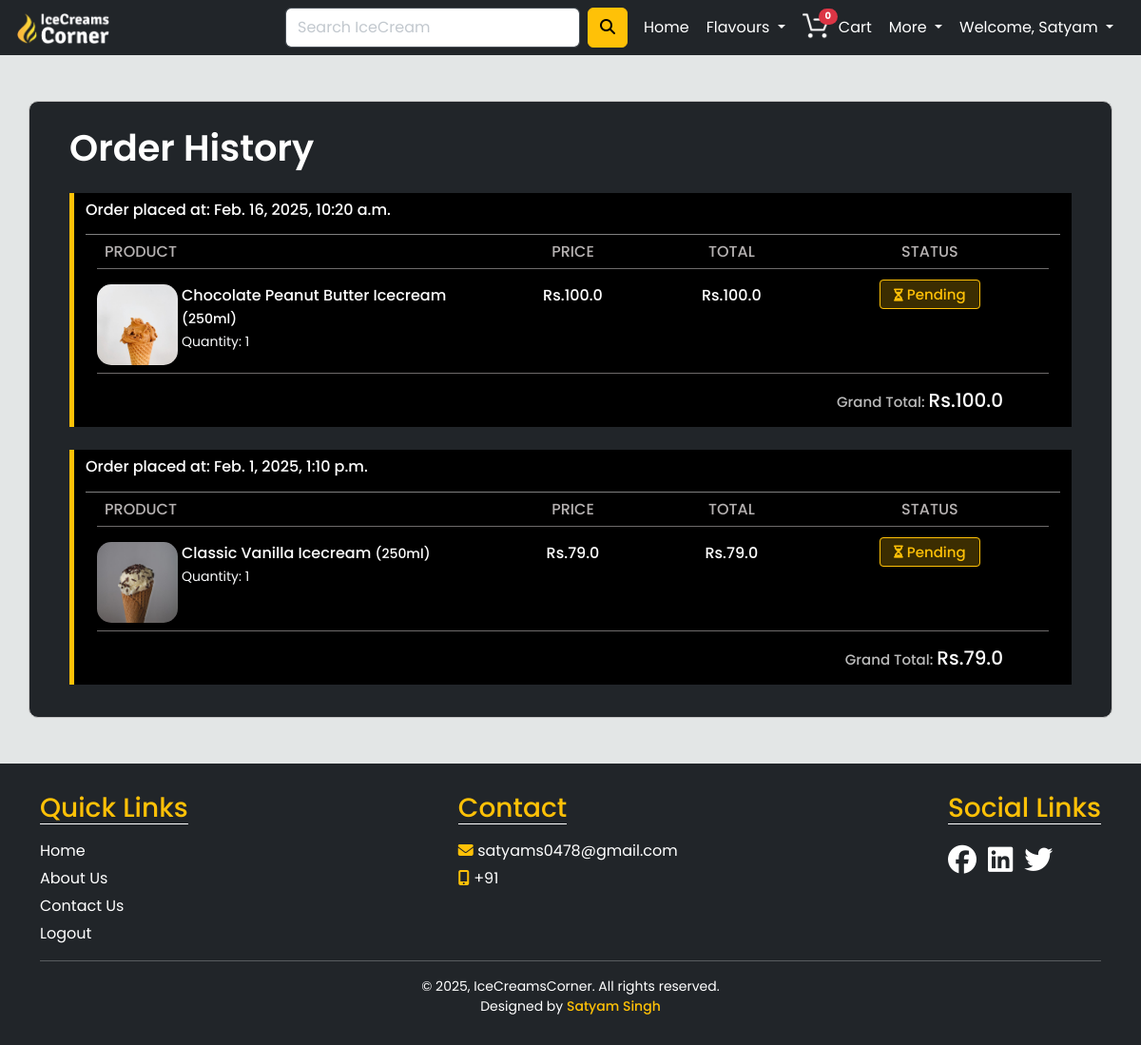
Screenshot of /orders/ (signed in) with the database file from the repository.
### store/models.py (models this page shows, shortened)
class Order(models.Model):
    date = models.DateTimeField(auto_now_add=True)
    total = models.FloatField()
    address = models.TextField()
    phone_number = models.CharField(max_length=15)
    user = models.ForeignKey(User, on_delete=models.CASCADE)

class OrderItem(models.Model):
    quantity = models.PositiveIntegerField(default=1)
    total = models.FloatField()
    is_delivered = models.BooleanField(default=False)
    icecream = models.ForeignKey(IceCream, on_delete=models.CASCADE)
    user = models.ForeignKey(User, on_delete=models.CASCADE)
    order = models.ForeignKey(Order, on_delete=models.CASCADE)

class IceCream(models.Model):
    name = models.CharField(max_length=100)
    volume = models.CharField(max_length=20)  # e.g., "100ml", "250ml"
    price = models.FloatField()
    image= models.ImageField(upload_to='icecream_imgs', default="" )
    user_quantity = models.PositiveIntegerField(default=1)  # User-selected quantity
    category= models.ForeignKey(Category, default=1, on_delete=models.CASCADE)
    total_quantity = models.PositiveIntegerField(default=0)
    sold_quantity = models.PositiveIntegerField(default=0)

### store/views.py (the view)
# urls.py: path('orders/', orders_view, name='orders'),
@login_required(login_url='login')
def orders_view(request):
    return render(request, 'orders.html', {'is_any_order' : Order.objects.filter(user_id=request.user.id).exists(),
     'orders': Order.objects.filter(user_id=request.user.id).order_by('-date'),
     'order_items': OrderItem.objects.filter(user_id=request.user.id)
     })

### store/views.py (called while the page is built)
def get_all_categories(request):
    return {"categories": Category.objects.all()}

def get_cart_items_count(request):
    return {'cart_items_count': Cart.objects.filter(user_id= request.user.id).aggregate(Sum('quantity'))['quantity__sum']}

### templates/orders.html (shortened to what this page needs)
{% extends "base.html" %}
{% block content %}
<section class="container orders-section my-5">
    {% if is_any_order %}
    <div class="order-div">
        <h2 class="my-3 text-white"><big>Order History</big></h2>
        {% for order in orders %}
        <div class="order my-4 bg-black">
            <div class="container">
                <div class="order-placed-details">
                    <h6 class="text-white py-2">Order placed at: {{order.date}}</h6>
                </div>
                <div class="order-large-screen container mt-2 bg-black ">
                    <div class="order-headings mb-2">
                        <div class="col-5">
                            <h6 class="ms-2">PRODUCT</h6>
                        </div>
                        <div class="col-2 text-center">
                            <h6>PRICE</h6>
                        </div>
                        <div class="col-2 text-center">
                            <h6>TOTAL</h6>
                        </div>
                        <div class="col-3 text-center">
                            <h6>STATUS</h6>
                        </div>
                    </div>
                    {% for order_item in order_items %}
                    {% if order.id == order_item.order_id %}
                    <div class="order-main-content mb-2 py-2">
                        <div class="order-img-name-qty col-5">
                            <img src="{{order_item.icecream.image.url}}" height="85px" style="border-radius: 15px;"
                                alt="">
                            <div class="order-name-qty ms-1">
                                <p class="mb-0">{{order_item.icecream.name}} <small>({{order_item.icecream.volume}})</small></p>
                                <small class="text-light">Quantity: {{order_item.quantity}}</small>
                            </div>
                        </div>
                        <div class="order-price col-2 text-center">
                            <p>Rs.{{order_item.icecream.price}}</p>
                        </div>
                        <div class="order-total-price col-2 text-center">
                            <p>Rs.{{order_item.total}}</p>
                        </div>
                        <div class="order-status col-3 text-center">
                            {% if order_item.is_delivered %}
                            <p><span class="my-0 text-success order-delivered"><i class="fas fa-check-circle"></i>
                                    Delivered</span>
                            </p>
                            {% else %}
                            <p><span class="my-0 text-warning order-pending">
                                    Pending</span></p>
                            {% endif %}
                        </div>
                    </div>
                    {% endif %}
                    {% endfor %}
                </div>
                <div class="grand-total py-2">
                    <h6>Grand Total: <span>Rs.{{order.total}}</span></h6>
                </div>
            </div>
        </div>
        {% endfor %}
    </div>
    {% else %}
    <div class="empty-orders-history d-flex justify-content-center align-items-center">
        <h1 class="display-3 text-center"><b>You have no Order history</b></h2>
    </div>
    {% endif %}
</section>
{% endblock content %}

### templates/common_navbar.html (shortened to what this page needs)
<li class="nav-item home-link">
    <a class="nav-link active" aria-current="page" href="{% url 'home' %}">Home</a>
</li>
<li class="nav-item dropdown">
    <a class="nav-link dropdown-toggle" href="#" role="button" data-bs-toggle="dropdown" aria-expanded="false">
        Flavours
    </a>
</li>
{% if request.user.is_authenticated %}
<li class="nav-item cart">
    <a class="nav-link {% if request.path == '/cart/' %}active{% endif %}" href="{% url 'cart' %}">
        <div id="cart-icon"><img src="/static/img/cart.png" alt=""></div> <span class="badge bg-danger rounded-pill">
            {% if cart_items_count != None %}
            {{cart_items_count}}
            {% else %}
            0
            {% endif %}</span>
        <div>Cart</div>
    </a>
</li>
<li class="nav-item dropdown">
    <a class="nav-link dropdown-toggle" href="#" role="button" data-bs-toggle="dropdown" aria-expanded="false">
        More
    </a>
</li>
{% endif %}
{% if request.user.is_authenticated %}
<li class="nav-item dropdown">
    <a class="nav-link dropdown-toggle" href="#" role="button" data-bs-toggle="dropdown" aria-expanded="false">
        Welcome, {{user.first_name}}
    </a>
</li>
{% endif %}

### static/css/style.css (style rules this page uses)
* { box-sizing: border-box; }
body { background-color: #E3E6E6; margin: 0; padding: 0; font-family: 'Poppins', sans-serif; }
.navbar1 a, .navbar2 a { color: white; }
.navbar1 .nav-link, .navbar-brand { height: 42px; border: 1px solid transparent; border-radius: 2px; }
.navbar1 a, .navbar2 a { font-family: 'Poppins', sans-serif; }
.cart #cart-icon>img { width: 28px; filter: invert(100%); margin-right: -18px; position: relative; bottom: 4px; }
.cart div { display: inline-block; vertical-align: top; }
.cart span { font-size: 10px; position: relative; top: -14px; left: 3px; }
.orders-section { background-color: #212529; border: 1px solid rgb(197, 197, 197); border-radius: 10px; }
.orders-section h2 { font-family: 'Poppins', sans-serif; font-weight: 600; }
.order-div { margin: 0 20px; padding: 10px; }
.order-status>p { font-weight: bold; font-size: 15px; }
.grand-total>h6 { color: rgb(187, 187, 187); font-size: 15px; }
.grand-total>h6>span { color: white; font-size: 20px; }
.grand-total { border-top: 1px solid grey; }
.order { border-left: 5px solid #FFC107; }
.order-placed-details { border-bottom: 1px solid grey; }
.order-large-screen { display: none; }
@media screen and (min-width:768px) { .order-large-screen { display: block; } }
@media screen and (min-width:768px) { .grand-total { border: none; } }
@media screen and (min-width:768px) { .order-headings, .order-main-content { display: flex; justify-content: space-between; border-bottom: 1px solid rgba(187, 183, 183, 0.589); } }
@media screen and (min-width:768px) { .order-headings h6 { color: rgb(182, 178, 178); } }
@media screen and (min-width:768px) { .order-img-name-qty { display: flex; } }
@media screen and (min-width:768px) { .order-name-qty>p, .order-price>p, .order-total-price>p { font-weight: 500; color: white; } }
@media screen and (min-width:768px) { .order-status .order-pending { font-weight: 500; background-color: #ffc1073b; padding: 4px 8px; border-radius: 4px; border: 1px solid #FFC107; padding: 4px 14px; } }
@media screen and (min-width:768px) { .grand-total { text-align: right; padding-right: 5vw; } }

### rows the page displays
Order: date "Feb. 16, 2025, 10:20 a.m.", total "100.0"
OrderItem: icecream.image (picture), icecream.name "Chocolate Peanut Butter Icecream", icecream.volume "250ml", quantity "1", icecream.price "100.0", total "100.0", is_delivered "Pending"
Order: date "Feb. 1, 2025, 1:10 p.m.", total "79.0"
OrderItem: icecream.image (picture), icecream.name "Classic Vanilla Icecream", icecream.volume "250ml", quantity "1", icecream.price "79.0", total "79.0", is_delivered "Pending"

### other values shown
{{ user.first_name }} "Satyam"
